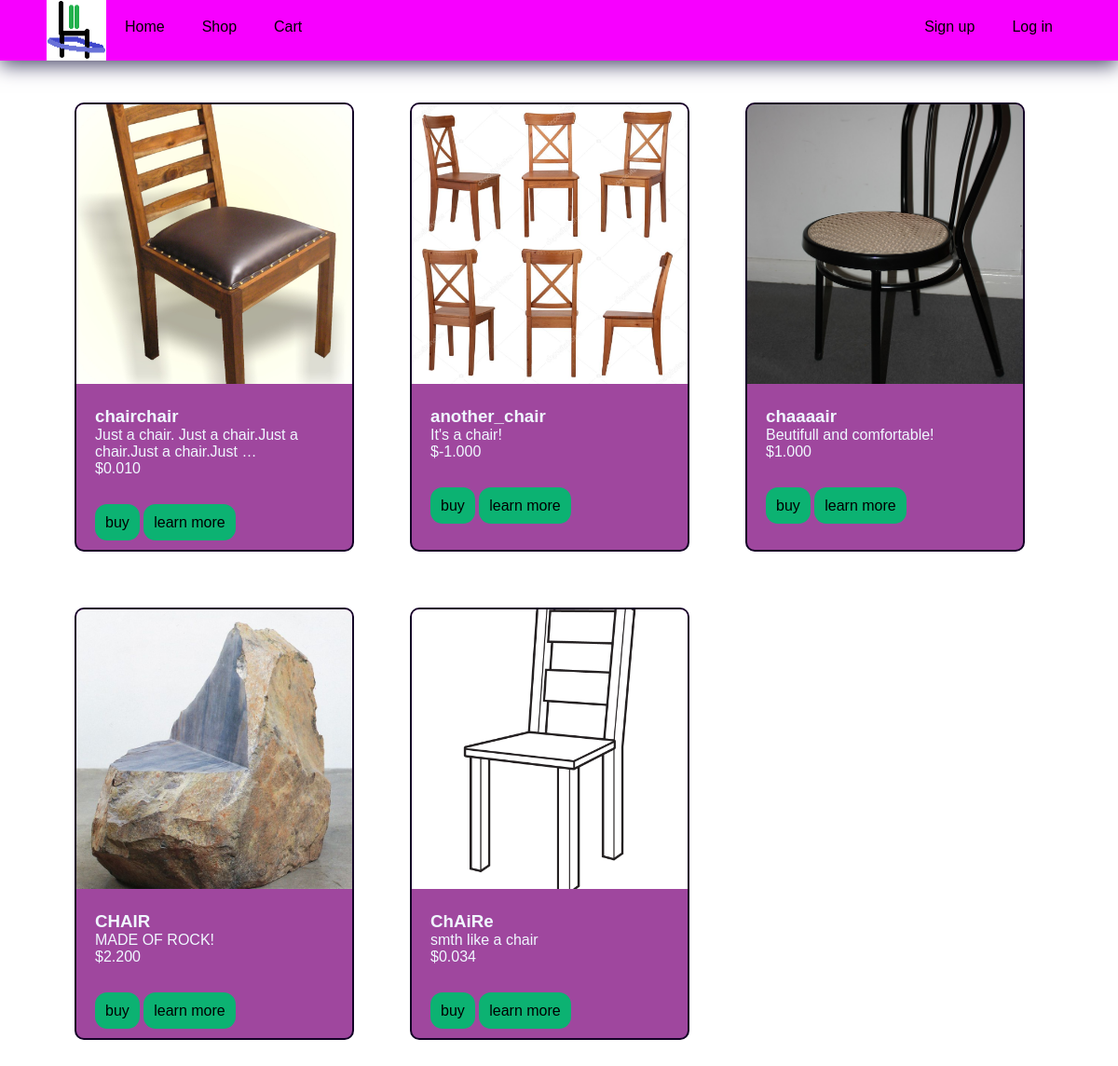
Page /gallery/ on the committed database.
### chairitems/models.py (models this page shows, shortened)
class Chair(models.Model):
    title = models.CharField(max_length=50)
    price = models.DecimalField(decimal_places=3, max_digits=4)
    description = models.TextField(max_length=251)
    owner = models.ForeignKey(User, on_delete=models.CASCADE, related_name="chairs")
    slug = models.SlugField(unique=True)
    created = models.DateTimeField(auto_now_add=True)
    updated = models.DateTimeField(auto_now=True)
    image = models.ImageField(blank=True, null=True)
    def get_absolute_url(self):
        return reverse("chair_details", args=[self.slug])

### chairitems/views.py (the view)
# urls.py: path('', GalleryPage.as_view(), name='gallery'),
class GalleryPage(ListView):
    model = Chair
    template_name = 'chairitems/index.html'
    context_object_name = 'chairs'

### chairitems/templates/chairitems/index.html (shortened to what this page needs)
{% extends 'base.html' %}
{% load static %}
{% block links %}
<link rel="stylesheet" href="{% static 'chairitems/css/style.css' %}">
{% endblock links %}
{% block content %}
<div class = 'gallery container'>
    {% for chair in chairs%}
    {% include 'card.html' %}
    {% endfor %}
</div>
{% endblock content %}

### templates/card.html
<div class = 'card'>
    <img src="{{chair.image.url}}" alt="">
    <div class = 'card-body'>
        <h3>{{chair.title}}</h3>
        <p>{{chair.description|truncatewords:10}}</p>
        <p>${{chair.price}}</p>
    </div>
    <div class = "card-footer">
        <a>buy</a>
        <a href="{{ chair.get_absolute_url }}">learn more</a>
    </div>
</div>

### static/css/style.css (style rules this page uses)
* { margin: 0%; padding: 0%; font-family: 'Franklin Gothic Medium', 'Arial Narrow', Arial, sans-serif; box-sizing: border-box; }
.container { max-width: 1100px; margin: auto; }
a { text-decoration: none; color: inherit; }
.card { width: 300px; background-color: rgb(159, 71, 158); margin: 30px; min-height: 400px; border:2px solid rgb(19, 0, 38); border-radius: 10px; overflow: hidden; }
img { width: 100%; }
.card-body { padding: 20px; color: aliceblue; }
.card img { height: 300px; object-fit: cover; }
.card a { background-color: rgb(12, 178, 114); padding: 11px; border-radius: 13px; }
.card-footer { padding: 20px; }

### chairitems/static/chairitems/css/style.css (style rules this page uses)
.gallery { padding: 80px 0; display: flex; flex-wrap: wrap; }

### rows in the picture
Chair: image (picture), title "chairchair", description "Just a chair. Just a chair.Just a chair.Just a chair.Just …", price "0.010"
Chair: image (picture), title "another_chair", description "It's a chair!", price "-1.000"
Chair: image (picture), title "chaaaair", description "Beutifull and comfortable!", price "1.000"
Chair: image (picture), title "CHAIR", description "MADE OF ROCK!", price "2.200"
Chair: image (picture), title "ChAiRe", description "smth like a chair", price "0.034"
